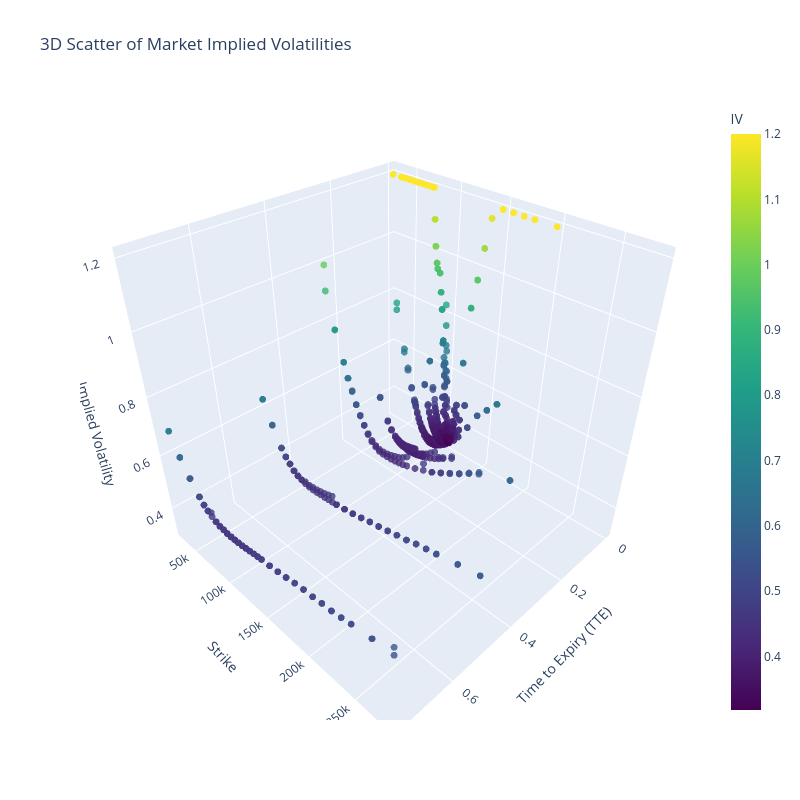

Write notebook code for a chart like this one.
### Code cell
import plotly.graph_objects as go

# Make sure these are 1D arrays or lists of equal length:
# ttes = [time to expiry values]
# strikes = [strike prices]
# mark_IVs = [implied volatilities]

fig = go.Figure(data=[go.Scatter3d(
    x=ttes,
    y=strikes,
    z=mark_IVs,
    mode='markers',
    marker=dict(
        size=4,
        color=mark_IVs,      # color by IV
        colorscale='Viridis',
        colorbar=dict(title='IV'),
        opacity=0.8
    )
)])

fig.update_layout(
    title='3D Scatter of Market Implied Volatilities',
    scene=dict(
        xaxis_title='Time to Expiry (TTE)',
        yaxis_title='Strike',
        zaxis_title='Implied Volatility'
    ),
    height=800,
    width=800
)

fig.show()

### Figure 1 — Plotly figure (JSON) as saved in the notebook; plotly's stock layout.template omitted (floating-point values rounded to 4 significant figures; data arrays with more than 128 entries replaced by an {"elided": "..."} marker saying what was removed)
{"data": [{"marker": {"color": {"elided": "608 float values"}, "colorbar": {"title": {"text": "IV"}}, "colorscale": [[0, "#440154"], [0.1111, "#482878"], [0.2222, "#3e4989"], [0.3333, "#31688e"], [0.4444, "#26828e"], [0.5556, "#1f9e89"], [0.6667, "#35b779"], [0.7778, "#6ece58"], [0.8889, "#b5de2b"], [1, "#fde725"]], "opacity": 0.8, "size": 4}, "mode": "markers", "type": "scatter3d", "x": {"elided": "608 float values"}, "y": {"elided": "608 int values"}, "z": {"elided": "608 float values"}}], "layout": {"height": 800, "scene": {"xaxis": {"title": {"text": "Time to Expiry (TTE)"}}, "yaxis": {"title": {"text": "Strike"}}, "zaxis": {"title": {"text": "Implied Volatility"}}}, "title": {"text": "3D Scatter of Market Implied Volatilities"}, "width": 800}}
